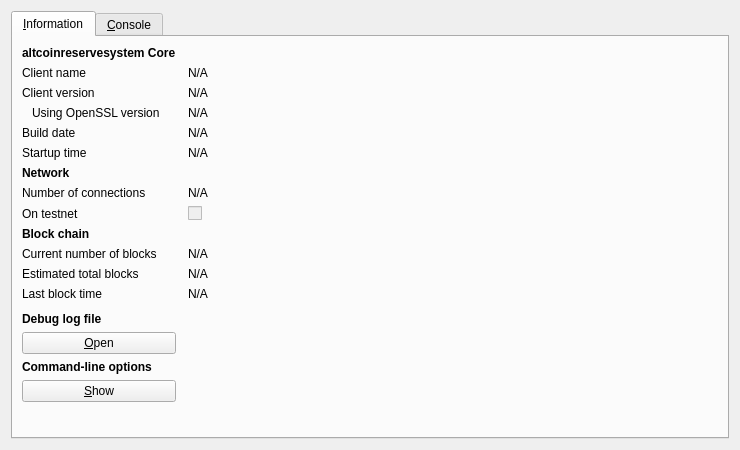
<?xml version="1.0" encoding="UTF-8"?>
<ui version="4.0">
 <class>RPCConsole</class>
 <widget class="QDialog" name="RPCConsole">
  <property name="geometry">
   <rect>
    <x>0</x>
    <y>0</y>
    <width>740</width>
    <height>450</height>
   </rect>
  </property>
  <property name="windowTitle">
   <string>altcoinreservesystem - Debug window</string>
  </property>
  <layout class="QVBoxLayout" name="verticalLayout_2">
   <item>
    <widget class="QTabWidget" name="tabWidget">
     <property name="currentIndex">
      <number>0</number>
     </property>
     <widget class="QWidget" name="tab_info">
      <attribute name="title">
       <string>&amp;Information</string>
      </attribute>
      <layout class="QGridLayout" name="gridLayout" columnstretch="0,1">
       <property name="horizontalSpacing">
        <number>12</number>
       </property>
       <item row="0" column="0">
        <widget class="QLabel" name="label_9">
         <property name="font">
          <font>
           <weight>75</weight>
           <bold>true</bold>
          </font>
         </property>
         <property name="text">
          <string>altcoinreservesystem Core</string>
         </property>
        </widget>
       </item>
       <item row="1" column="0">
        <widget class="QLabel" name="label_5">
         <property name="text">
          <string>Client name</string>
         </property>
        </widget>
       </item>
       <item row="1" column="1">
        <widget class="QLabel" name="clientName">
         <property name="cursor">
          <cursorShape>IBeamCursor</cursorShape>
         </property>
         <property name="text">
          <string>N/A</string>
         </property>
         <property name="textFormat">
          <enum>Qt::PlainText</enum>
         </property>
         <property name="textInteractionFlags">
          <set>Qt::LinksAccessibleByMouse|Qt::TextSelectableByKeyboard|Qt::TextSelectableByMouse</set>
         </property>
        </widget>
       </item>
       <item row="2" column="0">
        <widget class="QLabel" name="label_6">
         <property name="text">
          <string>Client version</string>
         </property>
        </widget>
       </item>
       <item row="2" column="1">
        <widget class="QLabel" name="clientVersion">
         <property name="cursor">
          <cursorShape>IBeamCursor</cursorShape>
         </property>
         <property name="text">
          <string>N/A</string>
         </property>
         <property name="textFormat">
          <enum>Qt::PlainText</enum>
         </property>
         <property name="textInteractionFlags">
          <set>Qt::LinksAccessibleByMouse|Qt::TextSelectableByKeyboard|Qt::TextSelectableByMouse</set>
         </property>
        </widget>
       </item>
       <item row="3" column="0">
        <widget class="QLabel" name="label_14">
         <property name="text">
          <string>Using OpenSSL version</string>
         </property>
         <property name="indent">
          <number>10</number>
         </property>
        </widget>
       </item>
       <item row="3" column="1">
        <widget class="QLabel" name="openSSLVersion">
         <property name="cursor">
          <cursorShape>IBeamCursor</cursorShape>
         </property>
         <property name="text">
          <string>N/A</string>
         </property>
         <property name="textFormat">
          <enum>Qt::PlainText</enum>
         </property>
         <property name="textInteractionFlags">
          <set>Qt::LinksAccessibleByMouse|Qt::TextSelectableByKeyboard|Qt::TextSelectableByMouse</set>
         </property>
        </widget>
       </item>
       <item row="4" column="0">
        <widget class="QLabel" name="label_12">
         <property name="text">
          <string>Build date</string>
         </property>
        </widget>
       </item>
       <item row="4" column="1">
        <widget class="QLabel" name="buildDate">
         <property name="cursor">
          <cursorShape>IBeamCursor</cursorShape>
         </property>
         <property name="text">
          <string>N/A</string>
         </property>
         <property name="textFormat">
          <enum>Qt::PlainText</enum>
         </property>
         <property name="textInteractionFlags">
          <set>Qt::LinksAccessibleByMouse|Qt::TextSelectableByKeyboard|Qt::TextSelectableByMouse</set>
         </property>
        </widget>
       </item>
       <item row="5" column="0">
        <widget class="QLabel" name="label_13">
         <property name="text">
          <string>Startup time</string>
         </property>
        </widget>
       </item>
       <item row="5" column="1">
        <widget class="QLabel" name="startupTime">
         <property name="cursor">
          <cursorShape>IBeamCursor</cursorShape>
         </property>
         <property name="text">
          <string>N/A</string>
         </property>
         <property name="textFormat">
          <enum>Qt::PlainText</enum>
         </property>
         <property name="textInteractionFlags">
          <set>Qt::LinksAccessibleByMouse|Qt::TextSelectableByKeyboard|Qt::TextSelectableByMouse</set>
         </property>
        </widget>
       </item>
       <item row="6" column="0">
        <widget class="QLabel" name="label_11">
         <property name="font">
          <font>
           <weight>75</weight>
           <bold>true</bold>
          </font>
         </property>
         <property name="text">
          <string>Network</string>
         </property>
        </widget>
       </item>
       <item row="7" column="0">
        <widget class="QLabel" name="label_7">
         <property name="text">
          <string>Number of connections</string>
         </property>
        </widget>
       </item>
       <item row="7" column="1">
        <widget class="QLabel" name="numberOfConnections">
         <property name="cursor">
          <cursorShape>IBeamCursor</cursorShape>
         </property>
         <property name="text">
          <string>N/A</string>
         </property>
         <property name="textFormat">
          <enum>Qt::PlainText</enum>
         </property>
         <property name="textInteractionFlags">
          <set>Qt::LinksAccessibleByMouse|Qt::TextSelectableByKeyboard|Qt::TextSelectableByMouse</set>
         </property>
        </widget>
       </item>
       <item row="8" column="0">
        <widget class="QLabel" name="label_8">
         <property name="text">
          <string>On testnet</string>
         </property>
        </widget>
       </item>
       <item row="8" column="1">
        <widget class="QCheckBox" name="isTestNet">
         <property name="enabled">
          <bool>false</bool>
         </property>
         <property name="text">
          <string/>
         </property>
        </widget>
       </item>
       <item row="9" column="0">
        <widget class="QLabel" name="label_10">
         <property name="font">
          <font>
           <weight>75</weight>
           <bold>true</bold>
          </font>
         </property>
         <property name="text">
          <string>Block chain</string>
         </property>
        </widget>
       </item>
       <item row="10" column="0">
        <widget class="QLabel" name="label_3">
         <property name="text">
          <string>Current number of blocks</string>
         </property>
        </widget>
       </item>
       <item row="10" column="1">
        <widget class="QLabel" name="numberOfBlocks">
         <property name="cursor">
          <cursorShape>IBeamCursor</cursorShape>
         </property>
         <property name="text">
          <string>N/A</string>
         </property>
         <property name="textFormat">
          <enum>Qt::PlainText</enum>
         </property>
         <property name="textInteractionFlags">
          <set>Qt::LinksAccessibleByMouse|Qt::TextSelectableByKeyboard|Qt::TextSelectableByMouse</set>
         </property>
        </widget>
       </item>
       <item row="11" column="0">
        <widget class="QLabel" name="label_4">
         <property name="text">
          <string>Estimated total blocks</string>
         </property>
        </widget>
       </item>
       <item row="11" column="1">
        <widget class="QLabel" name="totalBlocks">
         <property name="cursor">
          <cursorShape>IBeamCursor</cursorShape>
         </property>
         <property name="text">
          <string>N/A</string>
         </property>
         <property name="textFormat">
          <enum>Qt::PlainText</enum>
         </property>
         <property name="textInteractionFlags">
          <set>Qt::LinksAccessibleByMouse|Qt::TextSelectableByKeyboard|Qt::TextSelectableByMouse</set>
         </property>
        </widget>
       </item>
       <item row="12" column="0">
        <widget class="QLabel" name="label_2">
         <property name="text">
          <string>Last block time</string>
         </property>
        </widget>
       </item>
       <item row="12" column="1">
        <widget class="QLabel" name="lastBlockTime">
         <property name="cursor">
          <cursorShape>IBeamCursor</cursorShape>
         </property>
         <property name="text">
          <string>N/A</string>
         </property>
         <property name="textFormat">
          <enum>Qt::PlainText</enum>
         </property>
         <property name="textInteractionFlags">
          <set>Qt::LinksAccessibleByMouse|Qt::TextSelectableByKeyboard|Qt::TextSelectableByMouse</set>
         </property>
        </widget>
       </item>
       <item row="13" column="0">
        <spacer name="verticalSpacer_2">
         <property name="orientation">
          <enum>Qt::Vertical</enum>
         </property>
         <property name="sizeHint" stdset="0">
          <size>
           <width>20</width>
           <height>20</height>
          </size>
         </property>
        </spacer>
       </item>
       <item row="14" column="0">
        <widget class="QLabel" name="labelDebugLogfile">
         <property name="font">
          <font>
           <weight>75</weight>
           <bold>true</bold>
          </font>
         </property>
         <property name="text">
          <string>Debug log file</string>
         </property>
        </widget>
       </item>
       <item row="15" column="0">
        <widget class="QPushButton" name="openDebugLogfileButton">
         <property name="toolTip">
          <string>Open the altcoinreservesystem debug log file from the current data directory. This can take a few seconds for large log files.</string>
         </property>
         <property name="text">
          <string>&amp;Open</string>
         </property>
         <property name="autoDefault">
          <bool>false</bool>
         </property>
        </widget>
       </item>
       <item row="16" column="0">
        <widget class="QLabel" name="labelCLOptions">
         <property name="font">
          <font>
           <weight>75</weight>
           <bold>true</bold>
          </font>
         </property>
         <property name="text">
          <string>Command-line options</string>
         </property>
        </widget>
       </item>
       <item row="17" column="0">
        <widget class="QPushButton" name="showCLOptionsButton">
         <property name="toolTip">
          <string>Show the altcoinreservesystem-qt help message to get a list with possible altcoinreservesystem command-line options.</string>
         </property>
         <property name="text">
          <string>&amp;Show</string>
         </property>
         <property name="autoDefault">
          <bool>false</bool>
         </property>
        </widget>
       </item>
       <item row="18" column="0">
        <spacer name="verticalSpacer">
         <property name="orientation">
          <enum>Qt::Vertical</enum>
         </property>
         <property name="sizeHint" stdset="0">
          <size>
           <width>20</width>
           <height>40</height>
          </size>
         </property>
        </spacer>
       </item>
      </layout>
     </widget>
     <widget class="QWidget" name="tab_console">
      <attribute name="title">
       <string>&amp;Console</string>
      </attribute>
      <layout class="QVBoxLayout" name="verticalLayout_3">
       <property name="spacing">
        <number>3</number>
       </property>
       <item>
        <widget class="QTextEdit" name="messagesWidget">
         <property name="minimumSize">
          <size>
           <width>0</width>
           <height>100</height>
          </size>
         </property>
         <property name="readOnly">
          <bool>true</bool>
         </property>
         <property name="tabKeyNavigation" stdset="0">
          <bool>false</bool>
         </property>
         <property name="columnCount" stdset="0">
          <number>2</number>
         </property>
        </widget>
       </item>
       <item>
        <layout class="QHBoxLayout" name="horizontalLayout">
         <property name="spacing">
          <number>3</number>
         </property>
         <item>
          <widget class="QLabel" name="label">
           <property name="text">
            <string notr="true">&gt;</string>
           </property>
          </widget>
         </item>
         <item>
          <widget class="QLineEdit" name="lineEdit"/>
         </item>
         <item>
          <widget class="QPushButton" name="clearButton">
           <property name="maximumSize">
            <size>
             <width>24</width>
             <height>24</height>
            </size>
           </property>
           <property name="toolTip">
            <string>Clear console</string>
           </property>
           <property name="text">
            <string/>
           </property>
           <property name="icon">
            <iconset resource="../bitcoin.qrc">
             <normaloff>:/icons/remove</normaloff>:/icons/remove</iconset>
           </property>
           <property name="shortcut">
            <string notr="true">Ctrl+L</string>
           </property>
           <property name="autoDefault">
            <bool>false</bool>
           </property>
          </widget>
         </item>
        </layout>
       </item>
      </layout>
     </widget>
    </widget>
   </item>
  </layout>
 </widget>
 <resources>
  <include location="../bitcoin.qrc"/>
 </resources>
 <connections/>
</ui>
